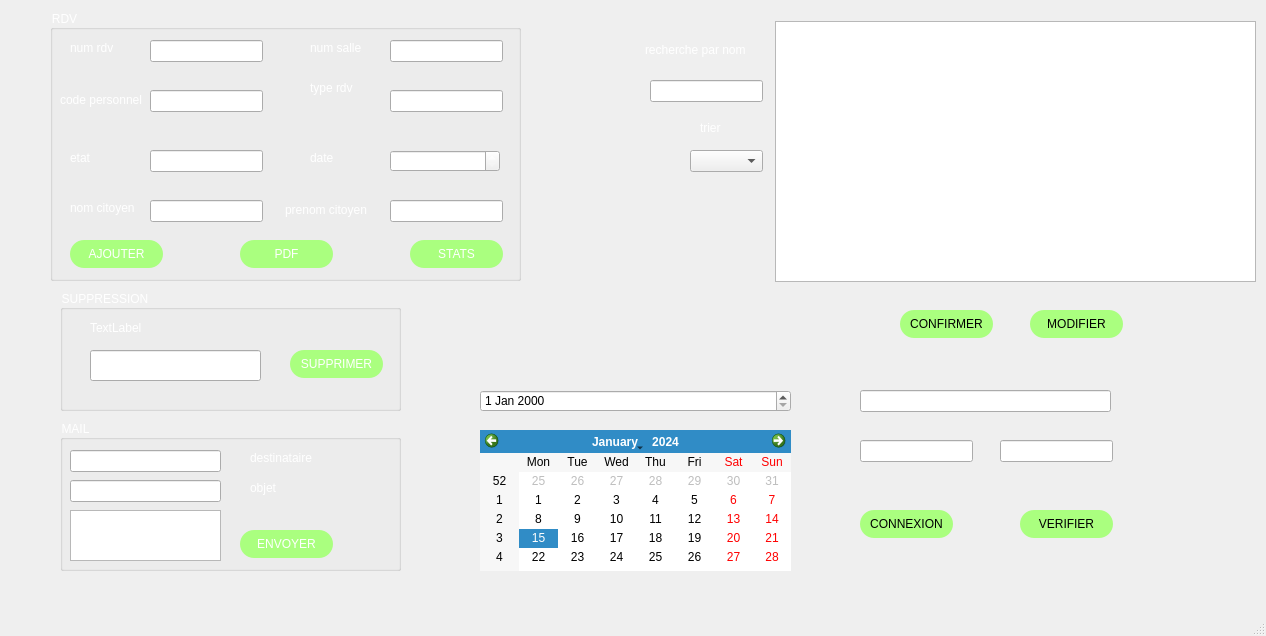
<?xml version="1.0" encoding="UTF-8"?>
<ui version="4.0">
 <class>gestion_rdv</class>
 <widget class="QMainWindow" name="gestion_rdv">
  <property name="geometry">
   <rect>
    <x>0</x>
    <y>0</y>
    <width>1266</width>
    <height>636</height>
   </rect>
  </property>
  <property name="windowTitle">
   <string>MainWindow</string>
  </property>
  <widget class="QWidget" name="centralwidget">
   <widget class="QLabel" name="label">
    <property name="geometry">
     <rect>
      <x>-5</x>
      <y>0</y>
      <width>1291</width>
      <height>631</height>
     </rect>
    </property>
    <property name="text">
     <string/>
    </property>
    <property name="pixmap">
     <pixmap>../../../../Documents/Nadine/e-court/ressources/elegant-lilac-background-free-vector.webp</pixmap>
    </property>
    <property name="scaledContents">
     <bool>true</bool>
    </property>
   </widget>
   <widget class="QLineEdit" name="lineEdit_3">
    <property name="geometry">
     <rect>
      <x>930</x>
      <y>130</y>
      <width>113</width>
      <height>22</height>
     </rect>
    </property>
   </widget>
   <widget class="QLineEdit" name="lineEdit_4">
    <property name="geometry">
     <rect>
      <x>920</x>
      <y>180</y>
      <width>113</width>
      <height>22</height>
     </rect>
    </property>
   </widget>
   <widget class="QPushButton" name="bt_mod">
    <property name="geometry">
     <rect>
      <x>1030</x>
      <y>310</y>
      <width>93</width>
      <height>28</height>
     </rect>
    </property>
    <property name="styleSheet">
     <string notr="true">background-color: rgb(170, 255, 127);
border-style: solid;
    border-radius: 14px;</string>
    </property>
    <property name="text">
     <string>MODIFIER</string>
    </property>
   </widget>
   <widget class="QPushButton" name="confirmer">
    <property name="geometry">
     <rect>
      <x>900</x>
      <y>310</y>
      <width>93</width>
      <height>28</height>
     </rect>
    </property>
    <property name="styleSheet">
     <string notr="true">background-color: rgb(170, 255, 127);
border-style: solid;
    border-radius: 14px;</string>
    </property>
    <property name="text">
     <string>CONFIRMER</string>
    </property>
   </widget>
   <widget class="QPushButton" name="confsalle">
    <property name="geometry">
     <rect>
      <x>860</x>
      <y>510</y>
      <width>93</width>
      <height>28</height>
     </rect>
    </property>
    <property name="styleSheet">
     <string notr="true">background-color: rgb(170, 255, 127);
border-style: solid;
    border-radius: 14px;</string>
    </property>
    <property name="text">
     <string>CONNEXION</string>
    </property>
   </widget>
   <widget class="QPushButton" name="pushButton">
    <property name="geometry">
     <rect>
      <x>1020</x>
      <y>510</y>
      <width>93</width>
      <height>28</height>
     </rect>
    </property>
    <property name="styleSheet">
     <string notr="true">background-color: rgb(170, 255, 127);
border-style: solid;
    border-radius: 14px;</string>
    </property>
    <property name="text">
     <string>VERIFIER</string>
    </property>
   </widget>
   <widget class="QTableView" name="tab_rdv">
    <property name="geometry">
     <rect>
      <x>775</x>
      <y>21</y>
      <width>481</width>
      <height>261</height>
     </rect>
    </property>
   </widget>
   <widget class="QDateEdit" name="dateEdit">
    <property name="geometry">
     <rect>
      <x>480</x>
      <y>390</y>
      <width>311</width>
      <height>22</height>
     </rect>
    </property>
   </widget>
   <widget class="QComboBox" name="combo_box_nom">
    <property name="geometry">
     <rect>
      <x>690</x>
      <y>150</y>
      <width>73</width>
      <height>22</height>
     </rect>
    </property>
   </widget>
   <widget class="QCalendarWidget" name="calendarWidget">
    <property name="geometry">
     <rect>
      <x>480</x>
      <y>430</y>
      <width>311</width>
      <height>141</height>
     </rect>
    </property>
   </widget>
   <widget class="QGroupBox" name="groupBox">
    <property name="geometry">
     <rect>
      <x>50</x>
      <y>10</y>
      <width>471</width>
      <height>271</height>
     </rect>
    </property>
    <property name="styleSheet">
     <string notr="true">color: rgb(255, 255, 255);</string>
    </property>
    <property name="title">
     <string>RDV</string>
    </property>
    <widget class="QLineEdit" name="le_num">
     <property name="geometry">
      <rect>
       <x>100</x>
       <y>30</y>
       <width>113</width>
       <height>22</height>
      </rect>
     </property>
     <property name="styleSheet">
      <string notr="true">color: rgb(0, 0, 0);</string>
     </property>
    </widget>
    <widget class="QLineEdit" name="le_numsalle">
     <property name="geometry">
      <rect>
       <x>340</x>
       <y>30</y>
       <width>113</width>
       <height>22</height>
      </rect>
     </property>
     <property name="styleSheet">
      <string notr="true">color: rgb(0, 0, 0);</string>
     </property>
    </widget>
    <widget class="QLineEdit" name="le_code">
     <property name="geometry">
      <rect>
       <x>100</x>
       <y>80</y>
       <width>113</width>
       <height>22</height>
      </rect>
     </property>
     <property name="styleSheet">
      <string notr="true">color: rgb(0, 0, 0);</string>
     </property>
    </widget>
    <widget class="QLineEdit" name="le_type">
     <property name="geometry">
      <rect>
       <x>340</x>
       <y>80</y>
       <width>113</width>
       <height>22</height>
      </rect>
     </property>
     <property name="styleSheet">
      <string notr="true">color: rgb(0, 0, 0);</string>
     </property>
    </widget>
    <widget class="QLineEdit" name="le_etat">
     <property name="geometry">
      <rect>
       <x>100</x>
       <y>140</y>
       <width>113</width>
       <height>22</height>
      </rect>
     </property>
     <property name="styleSheet">
      <string notr="true">color: rgb(0, 0, 0);</string>
     </property>
    </widget>
    <widget class="QLineEdit" name="le_nom">
     <property name="geometry">
      <rect>
       <x>100</x>
       <y>190</y>
       <width>113</width>
       <height>22</height>
      </rect>
     </property>
     <property name="styleSheet">
      <string notr="true">color: rgb(0, 0, 0);</string>
     </property>
    </widget>
    <widget class="QLineEdit" name="le_prenom">
     <property name="geometry">
      <rect>
       <x>340</x>
       <y>190</y>
       <width>113</width>
       <height>22</height>
      </rect>
     </property>
     <property name="styleSheet">
      <string notr="true">color: rgb(0, 0, 0);</string>
     </property>
    </widget>
    <widget class="QDateEdit" name="dateEdit_2">
     <property name="geometry">
      <rect>
       <x>340</x>
       <y>140</y>
       <width>110</width>
       <height>22</height>
      </rect>
     </property>
    </widget>
    <widget class="QPushButton" name="bt_ajouter">
     <property name="geometry">
      <rect>
       <x>20</x>
       <y>230</y>
       <width>93</width>
       <height>28</height>
      </rect>
     </property>
     <property name="styleSheet">
      <string notr="true">background-color: rgb(170, 255, 127);
border-style: solid;
    border-radius: 14px;</string>
     </property>
     <property name="text">
      <string>AJOUTER</string>
     </property>
    </widget>
    <widget class="QPushButton" name="PDF">
     <property name="geometry">
      <rect>
       <x>190</x>
       <y>230</y>
       <width>93</width>
       <height>28</height>
      </rect>
     </property>
     <property name="styleSheet">
      <string notr="true">background-color: rgb(170, 255, 127);
border-style: solid;
    border-radius: 14px;</string>
     </property>
     <property name="text">
      <string>PDF</string>
     </property>
    </widget>
    <widget class="QPushButton" name="stat">
     <property name="geometry">
      <rect>
       <x>360</x>
       <y>230</y>
       <width>93</width>
       <height>28</height>
      </rect>
     </property>
     <property name="styleSheet">
      <string notr="true">background-color: rgb(170, 255, 127);
border-style: solid;
    border-radius: 14px;</string>
     </property>
     <property name="text">
      <string>STATS</string>
     </property>
    </widget>
    <widget class="QLabel" name="label_2">
     <property name="geometry">
      <rect>
       <x>20</x>
       <y>30</y>
       <width>56</width>
       <height>16</height>
      </rect>
     </property>
     <property name="text">
      <string>num rdv</string>
     </property>
    </widget>
    <widget class="QLabel" name="label_3">
     <property name="geometry">
      <rect>
       <x>10</x>
       <y>80</y>
       <width>91</width>
       <height>20</height>
      </rect>
     </property>
     <property name="text">
      <string>code personnel</string>
     </property>
    </widget>
    <widget class="QLabel" name="label_4">
     <property name="geometry">
      <rect>
       <x>20</x>
       <y>140</y>
       <width>56</width>
       <height>16</height>
      </rect>
     </property>
     <property name="text">
      <string>etat</string>
     </property>
    </widget>
    <widget class="QLabel" name="label_5">
     <property name="geometry">
      <rect>
       <x>20</x>
       <y>190</y>
       <width>71</width>
       <height>16</height>
      </rect>
     </property>
     <property name="text">
      <string>nom citoyen</string>
     </property>
    </widget>
    <widget class="QLabel" name="label_6">
     <property name="geometry">
      <rect>
       <x>260</x>
       <y>30</y>
       <width>61</width>
       <height>16</height>
      </rect>
     </property>
     <property name="text">
      <string>num salle</string>
     </property>
    </widget>
    <widget class="QLabel" name="label_7">
     <property name="geometry">
      <rect>
       <x>260</x>
       <y>70</y>
       <width>56</width>
       <height>16</height>
      </rect>
     </property>
     <property name="text">
      <string>type rdv</string>
     </property>
    </widget>
    <widget class="QLabel" name="label_8">
     <property name="geometry">
      <rect>
       <x>260</x>
       <y>140</y>
       <width>56</width>
       <height>16</height>
      </rect>
     </property>
     <property name="text">
      <string>date</string>
     </property>
    </widget>
    <widget class="QLabel" name="label_9">
     <property name="geometry">
      <rect>
       <x>235</x>
       <y>190</y>
       <width>91</width>
       <height>20</height>
      </rect>
     </property>
     <property name="text">
      <string>prenom citoyen</string>
     </property>
    </widget>
   </widget>
   <widget class="QLineEdit" name="rech">
    <property name="geometry">
     <rect>
      <x>650</x>
      <y>80</y>
      <width>113</width>
      <height>22</height>
     </rect>
    </property>
   </widget>
   <widget class="QLineEdit" name="test">
    <property name="geometry">
     <rect>
      <x>1000</x>
      <y>440</y>
      <width>113</width>
      <height>22</height>
     </rect>
    </property>
   </widget>
   <widget class="QGroupBox" name="groupBox_2">
    <property name="geometry">
     <rect>
      <x>60</x>
      <y>420</y>
      <width>341</width>
      <height>151</height>
     </rect>
    </property>
    <property name="styleSheet">
     <string notr="true">color: rgb(255, 255, 255);</string>
    </property>
    <property name="title">
     <string>MAIL</string>
    </property>
    <widget class="QLineEdit" name="rcpt">
     <property name="geometry">
      <rect>
       <x>10</x>
       <y>30</y>
       <width>151</width>
       <height>22</height>
      </rect>
     </property>
     <property name="styleSheet">
      <string notr="true">color: rgb(0, 0, 0);</string>
     </property>
    </widget>
    <widget class="QLineEdit" name="subject">
     <property name="geometry">
      <rect>
       <x>10</x>
       <y>60</y>
       <width>151</width>
       <height>22</height>
      </rect>
     </property>
     <property name="styleSheet">
      <string notr="true">color: rgb(0, 0, 0);</string>
     </property>
    </widget>
    <widget class="QPushButton" name="sendBtn">
     <property name="geometry">
      <rect>
       <x>180</x>
       <y>110</y>
       <width>93</width>
       <height>28</height>
      </rect>
     </property>
     <property name="styleSheet">
      <string notr="true">background-color: rgb(170, 255, 127);
border-style: solid;
    border-radius: 14px;</string>
     </property>
     <property name="text">
      <string>ENVOYER</string>
     </property>
    </widget>
    <widget class="QLabel" name="label_11">
     <property name="geometry">
      <rect>
       <x>190</x>
       <y>30</y>
       <width>71</width>
       <height>16</height>
      </rect>
     </property>
     <property name="text">
      <string>destinataire</string>
     </property>
    </widget>
    <widget class="QLabel" name="label_12">
     <property name="geometry">
      <rect>
       <x>190</x>
       <y>60</y>
       <width>56</width>
       <height>16</height>
      </rect>
     </property>
     <property name="text">
      <string>objet</string>
     </property>
    </widget>
    <widget class="QTextEdit" name="msg">
     <property name="geometry">
      <rect>
       <x>10</x>
       <y>90</y>
       <width>151</width>
       <height>51</height>
      </rect>
     </property>
     <property name="styleSheet">
      <string notr="true">color: rgb(0, 0, 0);</string>
     </property>
    </widget>
   </widget>
   <widget class="QGroupBox" name="groupBox_3">
    <property name="geometry">
     <rect>
      <x>60</x>
      <y>290</y>
      <width>341</width>
      <height>121</height>
     </rect>
    </property>
    <property name="styleSheet">
     <string notr="true">color: rgb(255, 255, 255);</string>
    </property>
    <property name="title">
     <string>SUPPRESSION</string>
    </property>
    <widget class="QPushButton" name="rdv_supp">
     <property name="geometry">
      <rect>
       <x>230</x>
       <y>60</y>
       <width>93</width>
       <height>28</height>
      </rect>
     </property>
     <property name="styleSheet">
      <string notr="true">background-color: rgb(170, 255, 127);
border-style: solid;
    border-radius: 14px;</string>
     </property>
     <property name="text">
      <string>SUPPRIMER</string>
     </property>
    </widget>
    <widget class="QLineEdit" name="le_supp">
     <property name="geometry">
      <rect>
       <x>30</x>
       <y>60</y>
       <width>171</width>
       <height>31</height>
      </rect>
     </property>
     <property name="styleSheet">
      <string notr="true">color: rgb(0, 0, 0);</string>
     </property>
    </widget>
    <widget class="QLabel" name="label_10">
     <property name="geometry">
      <rect>
       <x>30</x>
       <y>30</y>
       <width>56</width>
       <height>16</height>
      </rect>
     </property>
     <property name="text">
      <string>TextLabel</string>
     </property>
    </widget>
   </widget>
   <widget class="QLineEdit" name="let">
    <property name="geometry">
     <rect>
      <x>860</x>
      <y>440</y>
      <width>113</width>
      <height>22</height>
     </rect>
    </property>
   </widget>
   <widget class="QLineEdit" name="cap">
    <property name="geometry">
     <rect>
      <x>860</x>
      <y>390</y>
      <width>251</width>
      <height>22</height>
     </rect>
    </property>
   </widget>
   <widget class="QLabel" name="label_13">
    <property name="geometry">
     <rect>
      <x>645</x>
      <y>40</y>
      <width>111</width>
      <height>20</height>
     </rect>
    </property>
    <property name="styleSheet">
     <string notr="true">color: rgb(255, 255, 255);</string>
    </property>
    <property name="text">
     <string>recherche par nom</string>
    </property>
   </widget>
   <widget class="QLabel" name="label_14">
    <property name="geometry">
     <rect>
      <x>700</x>
      <y>120</y>
      <width>56</width>
      <height>16</height>
     </rect>
    </property>
    <property name="styleSheet">
     <string notr="true">color: rgb(255, 255, 255);</string>
    </property>
    <property name="text">
     <string>trier</string>
    </property>
   </widget>
  </widget>
  <widget class="QMenuBar" name="menubar">
   <property name="geometry">
    <rect>
     <x>0</x>
     <y>0</y>
     <width>1266</width>
     <height>26</height>
    </rect>
   </property>
  </widget>
  <widget class="QStatusBar" name="statusbar"/>
 </widget>
 <resources/>
 <connections/>
</ui>
